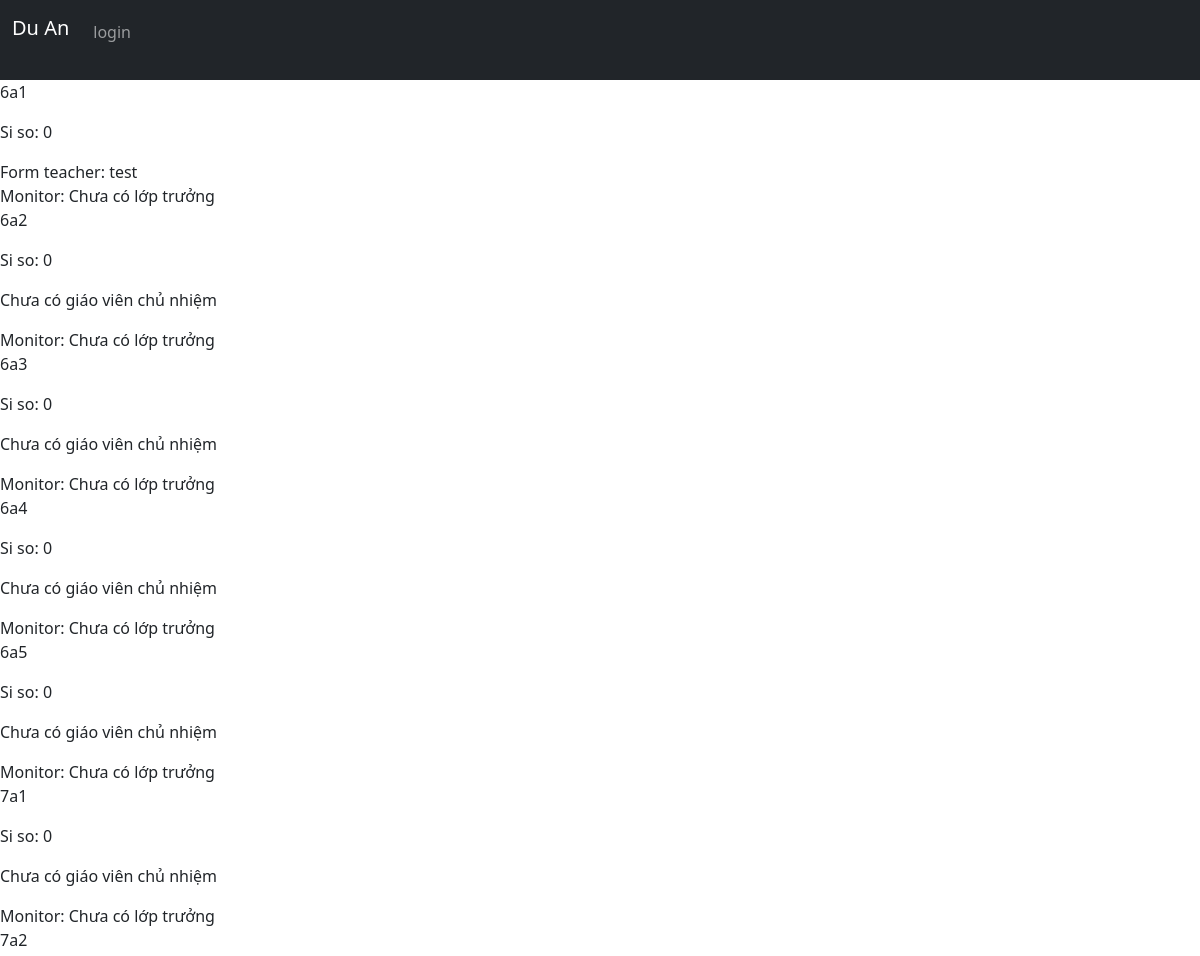
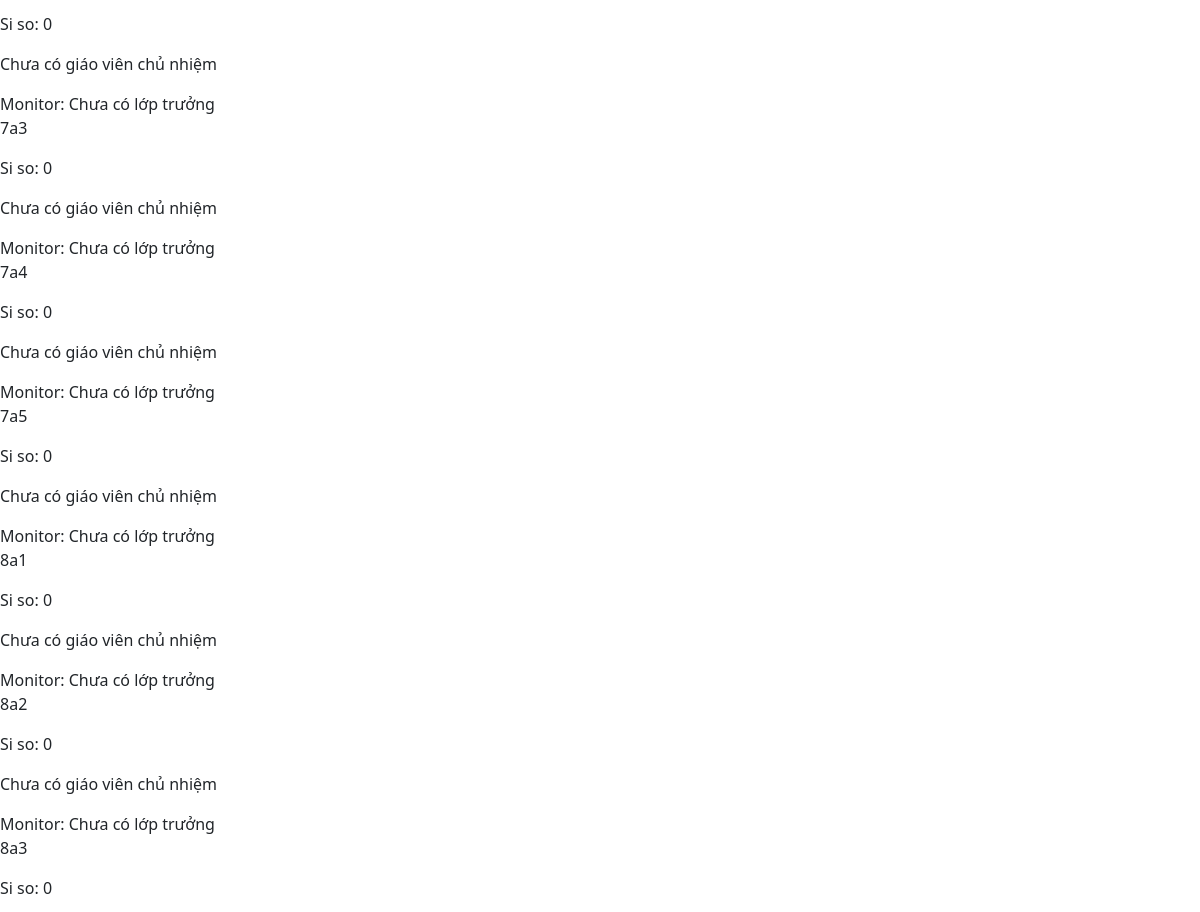
Page /classes (upper part) on the earlier database version (2 pictures, top to bottom).
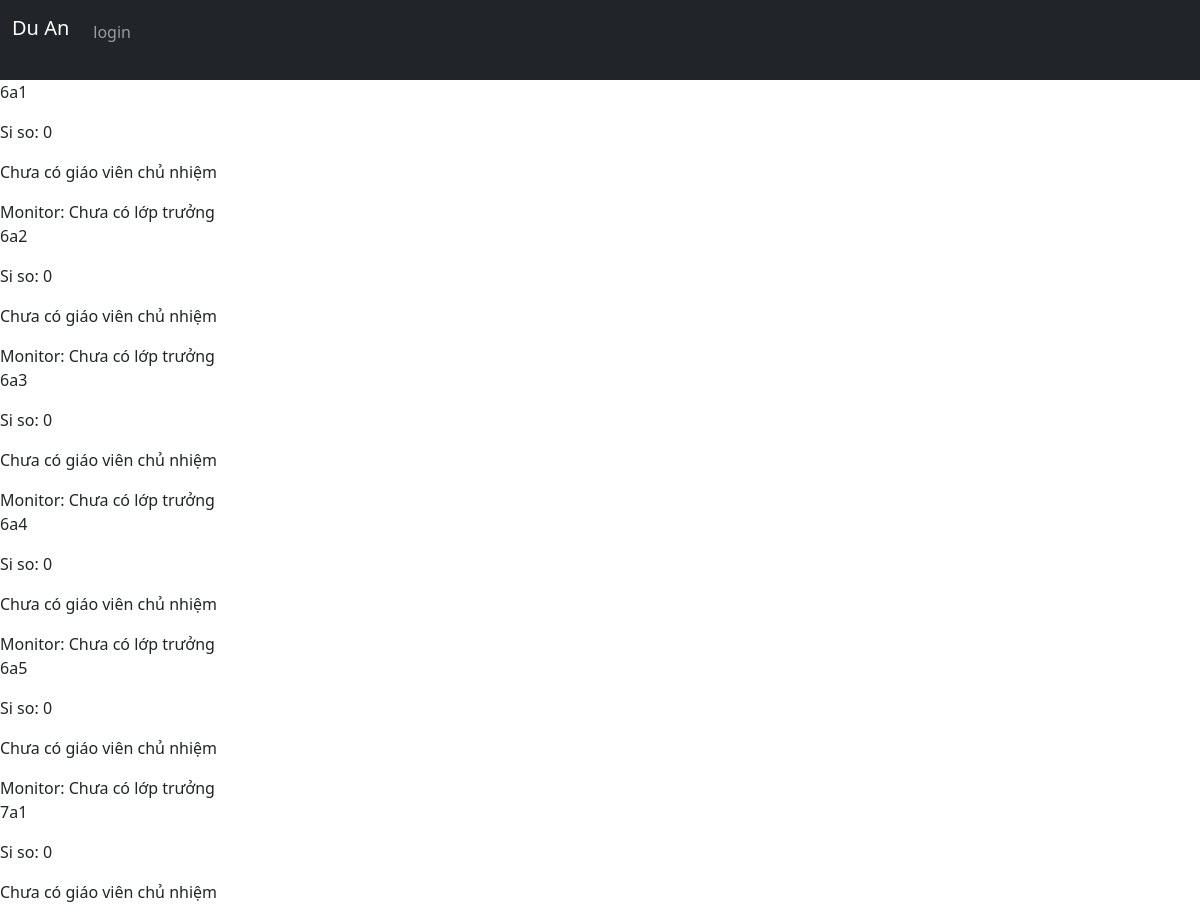
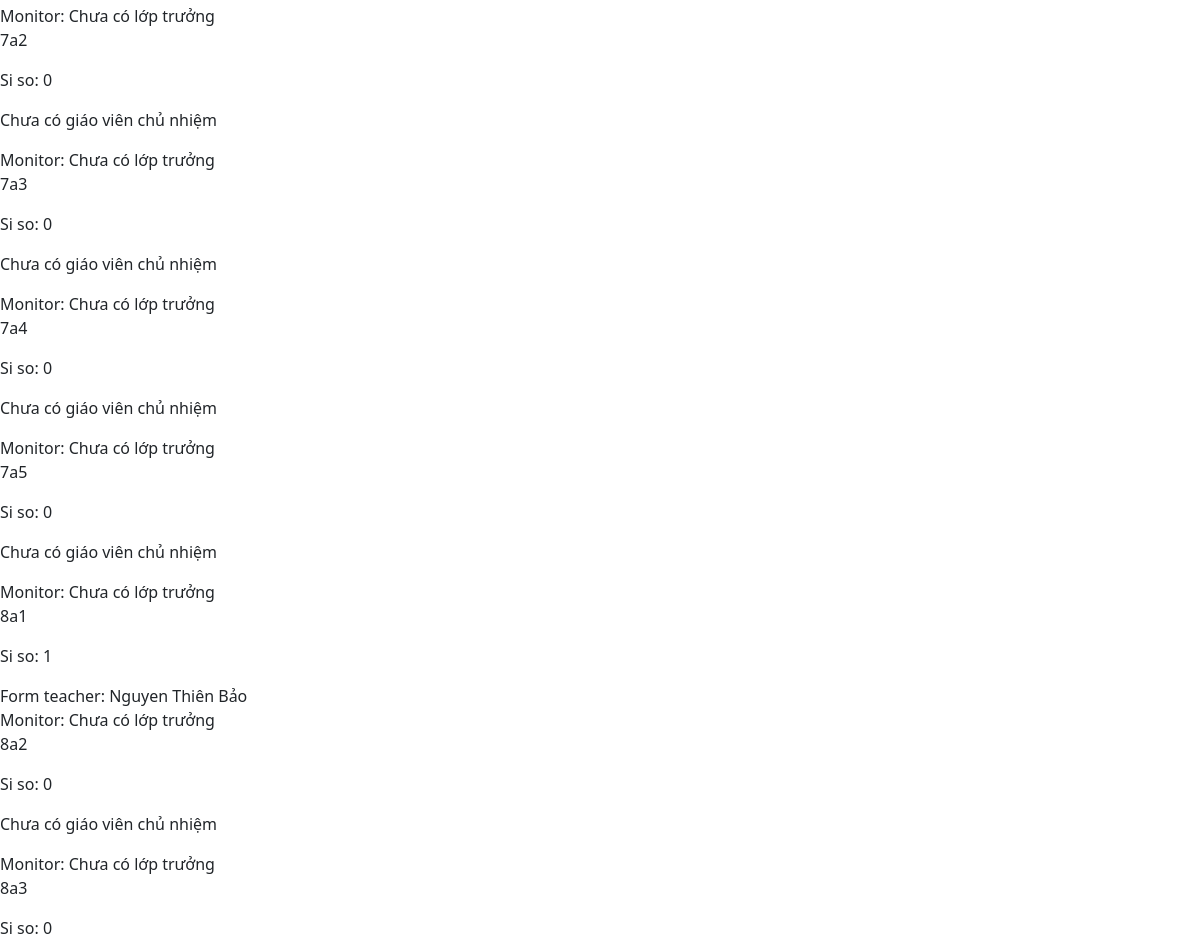
Same page on the later database version (2 pictures, top to bottom).
### Du_An/models.py (models this page shows, shortened)
class Class(models.Model):
    form_teacher = models.OneToOneField(Teacher, on_delete=models.CASCADE, null=True, default=None, related_name="form_class")
    name = models.CharField(max_length=3, unique=True)
    subject_teachers = models.ManyToManyField("ClassSubjectTeacher", related_name="classroom")
    def student_count(self) -> int:
        return self.students.count()

class Teacher(User):
    full_name = models.CharField(max_length=200, unique=False)
    subject = models.ManyToManyField(Subject, related_name="teachers")
    contact_information = models.TextField(default="")

### Du_An/views.py (the view)
# urls.py: path("classes", views.view_classes, name="classes"),
def view_classes(request):
    if request.method != "GET":
        return HttpResponseNotAllowed("Method not allowed")
    classes = Class.objects.all()
    return render(request, "Du_An/classes.html", {
        "classes": classes
    })

### Du_An/templates/Du_An/classes.html (shortened to what this page needs)
{% extends 'Du_An/layout.html' %}
{% block body %}
    <div class="classes">
        {% for class in classes %}
            <div class="class">
                <p class="class_name"> {{ class.name }} </p>
                <p class="class_student_count">Si so: {{ class.student_count }} </p>
                {% if class.form_teacher %}
                <a class="nav-link" href="{% url 'view_teacher' class.form_teacher.id %}">Form teacher: {{ class.form_teacher.full_name }} </a>
                {% else %}
                <p>Chưa có giáo viên chủ nhiệm</p>
                {% endif %}
                <a class="nav-link" href="#">Monitor: {% if class.monitor %} {{ class.monitor.full_name }} {% else %} Chưa có lớp trưởng {% endif %}</a>
            </div>
        {% endfor %}
    </div>
{% endblock %}

Differences in the rows shown:
changed Class (number 1 of 13 on the later page): form_teacher.full_name "test" → (not shown); form_teacher_id "Form teacher:" → "Chưa có giáo viên chủ nhiệm"
changed Class: student_count "0" → "1"; form_teacher.full_name (not shown) → "Nguyen Thiên Bảo"; form_teacher_id "Chưa có giáo viên chủ nhiệm" → "Form teacher:"
